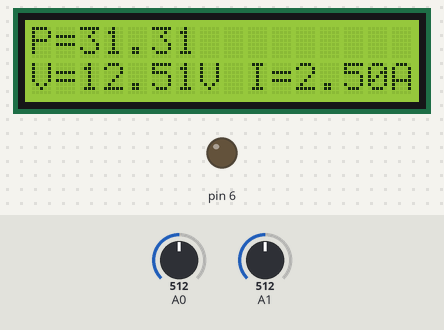
The sketch below on a simulated Arduino Uno, built with avr-gcc and run on an emulated ATmega328P. Parts: 16×2 character LCD, output pins drawn as LEDs (lit = HIGH). Inputs (shaded band) come from the test bench; at power-on: A0 = 512, A1 = 512.

Above: at 1.2 s.
1.3 s: A0 set to 418
At 1.7 s:
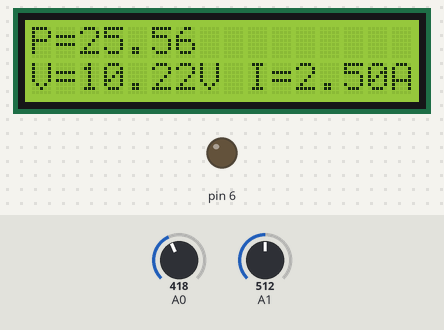
2.8 s: A0 set to 401
At 4.0 s:
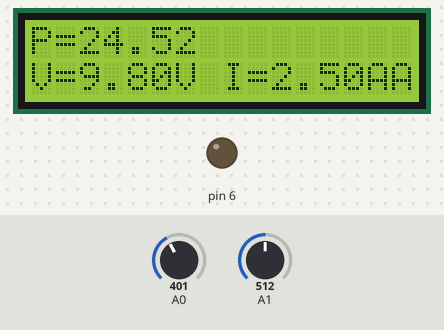
4.3 s: A1 set to 716
At 5.1 s:
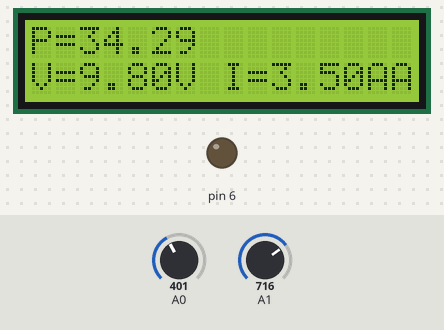
5.8 s: A1 set to 900
At 6.3 s:
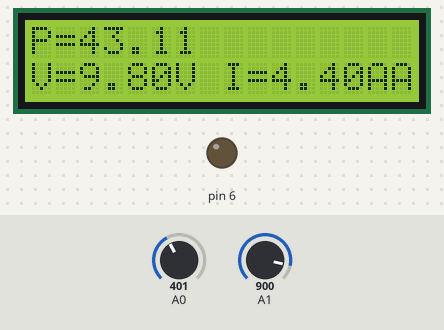
7.3 s: A0 set to 306
At 8.5 s:
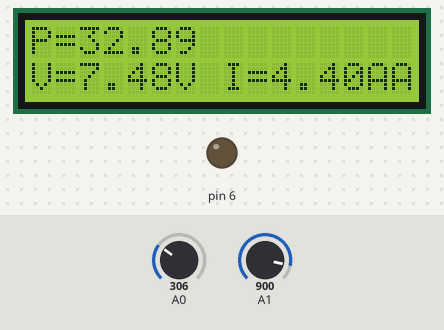
8.8 s: A1 set to 1023
At 9.8 s:
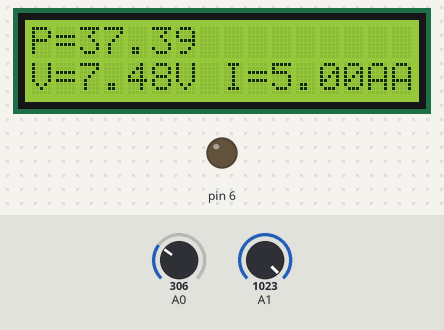
Timing chart, 0 to 11.3 s (numbered marks = the images above; inputs shaded):
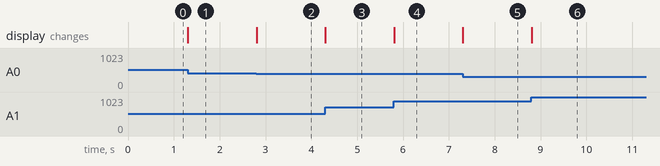

The sketch:

gunes_enerjili_sarj_cihaz_.ino
```cpp
#include <LiquidCrystal.h>
LiquidCrystal lcd(12, 11, 5, 4, 3, 2);

float voltajsensor = 0;
float akimsensor = 0;
float voltajdegeri = 0;
float akimdegeri = 0;
float gucdegeri = 0;

void setup()
{
  pinMode(6, OUTPUT);
  lcd.begin(16, 2);
}

void loop()
{
  voltajsensor = analogRead(A0);
  akimsensor = analogRead(A1);
 voltajdegeri = (voltajsensor * 5.0 / 1023.0) * 5;
  akimdegeri = (akimsensor * 5.0 / 1023.0);
  lcd.setCursor(0, 0);
  gucdegeri = voltajdegeri * akimdegeri;

  lcd.print("P=");
  lcd.print(gucdegeri);

  lcd.setCursor(0, 1);
  lcd.print("V=");
  lcd.print(voltajdegeri);
  lcd.print("V I=");
  lcd.print(akimdegeri);
  lcd.print("A");


}
```

Measured:
- the behaviour switches between 409 and 408 on A0 (found by bisection; images 1 and 2)
- after the input at 1.3 s, the display: changes at once (image 1)
- after the input at 2.8 s, the display: changes at once (image 2)
- after the input at 4.3 s, the display: changes at once (image 3)
- after the input at 5.8 s, the display: changes at once (image 4)
- after the input at 7.3 s, the display: changes at once (image 5)
- after the input at 8.8 s, the display: changes at once (image 6)
